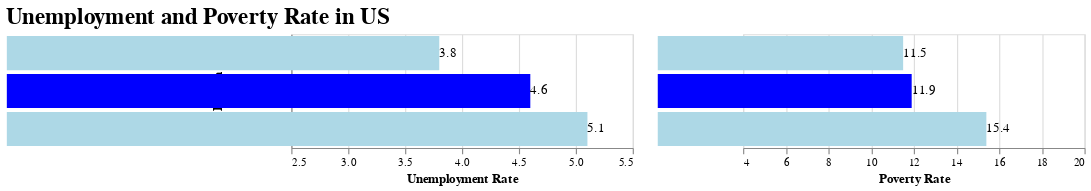

Notebook code for this chart:
### Code cell
(get_unemployment() | get_poverty()).resolve_scale(y="shared").properties(title={
        "text": ["Unemployment and Poverty Rate in US"],
        "fontSize": 20
    })

### Figure 1 — Vega-Lite specification as saved in the notebook (floating-point values rounded to 4 significant figures)
{"config": {"view": {"continuousWidth": 400, "continuousHeight": 300}}, "hconcat": [{"layer": [{"mark": "bar", "encoding": {"color": {"condition": {"value": "blue", "test": "(datum.Region === 'Red Lake')"}, "value": "lightblue"}, "x": {"type": "quantitative", "field": "Unemployment Rate", "scale": {"domain": [2.5, 5.5]}}, "y": {"type": "nominal", "field": "Region"}}, "height": 100, "width": 300}, {"mark": {"type": "text", "align": "left"}, "encoding": {"text": {"type": "quantitative", "field": "Unemployment Rate", "format": ".3"}, "x": {"type": "quantitative", "field": "Unemployment Rate", "scale": {"domain": [2.5, 5.5]}}, "y": {"type": "nominal", "field": "Region"}}}], "data": {"name": "data-6ac9c2d779620812a44ae431e03e645a"}}, {"layer": [{"mark": "bar", "encoding": {"color": {"condition": {"value": "blue", "test": "(datum.Region === 'Red Lake')"}, "value": "lightblue"}, "x": {"type": "quantitative", "field": "Poverty Rate", "scale": {"domain": [5, 20]}}, "y": {"type": "nominal", "axis": null, "field": "Region"}}, "height": 100, "width": 300}, {"mark": {"type": "text", "align": "left"}, "encoding": {"text": {"type": "quantitative", "field": "Poverty Rate", "format": ".3"}, "x": {"type": "quantitative", "field": "Poverty Rate"}, "y": {"type": "nominal", "field": "Region"}}}], "data": {"name": "data-54268c01d290816cc0ad82d372a60f0b"}}], "resolve": {"scale": {"y": "shared"}}, "title": {"text": ["Unemployment and Poverty Rate in US"], "fontSize": 20}, "$schema": "https://vega.github.io/schema/vega-lite/v4.8.1.json", "datasets": {"data-6ac9c2d779620812a44ae431e03e645a": [{"Region": "US average", "Unemployment Rate": 5.102}, {"Region": "MN average", "Unemployment Rate": 3.8}, {"Region": "Red Lake", "Unemployment Rate": 4.6}], "data-54268c01d290816cc0ad82d372a60f0b": [{"Region": "US average", "Poverty Rate": 15.4}, {"Region": "MN average", "Poverty Rate": 11.5}, {"Region": "Red Lake", "Poverty Rate": 11.9}]}}
